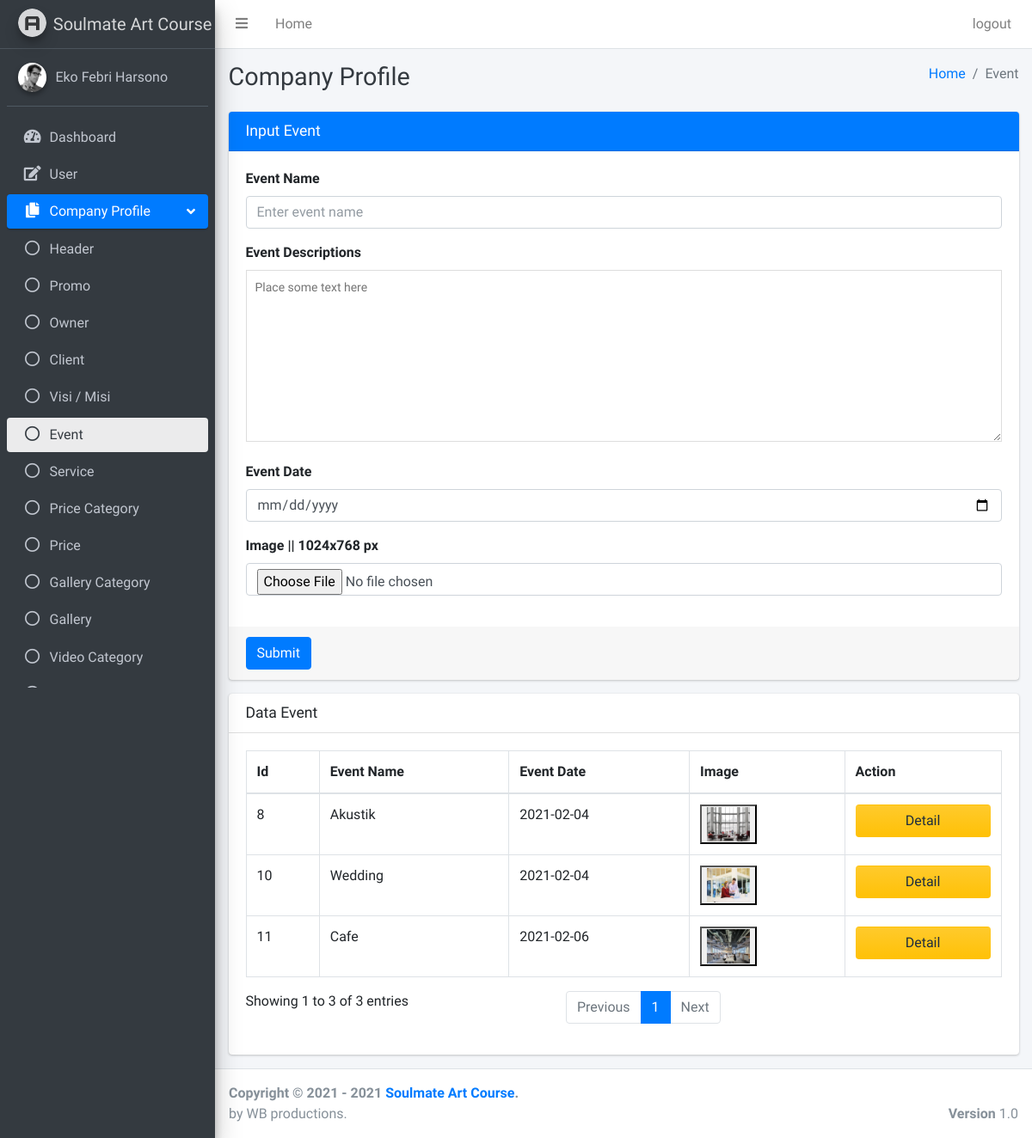
Page /pages/companyProfile/event.php (signed in) on the earlier database version.
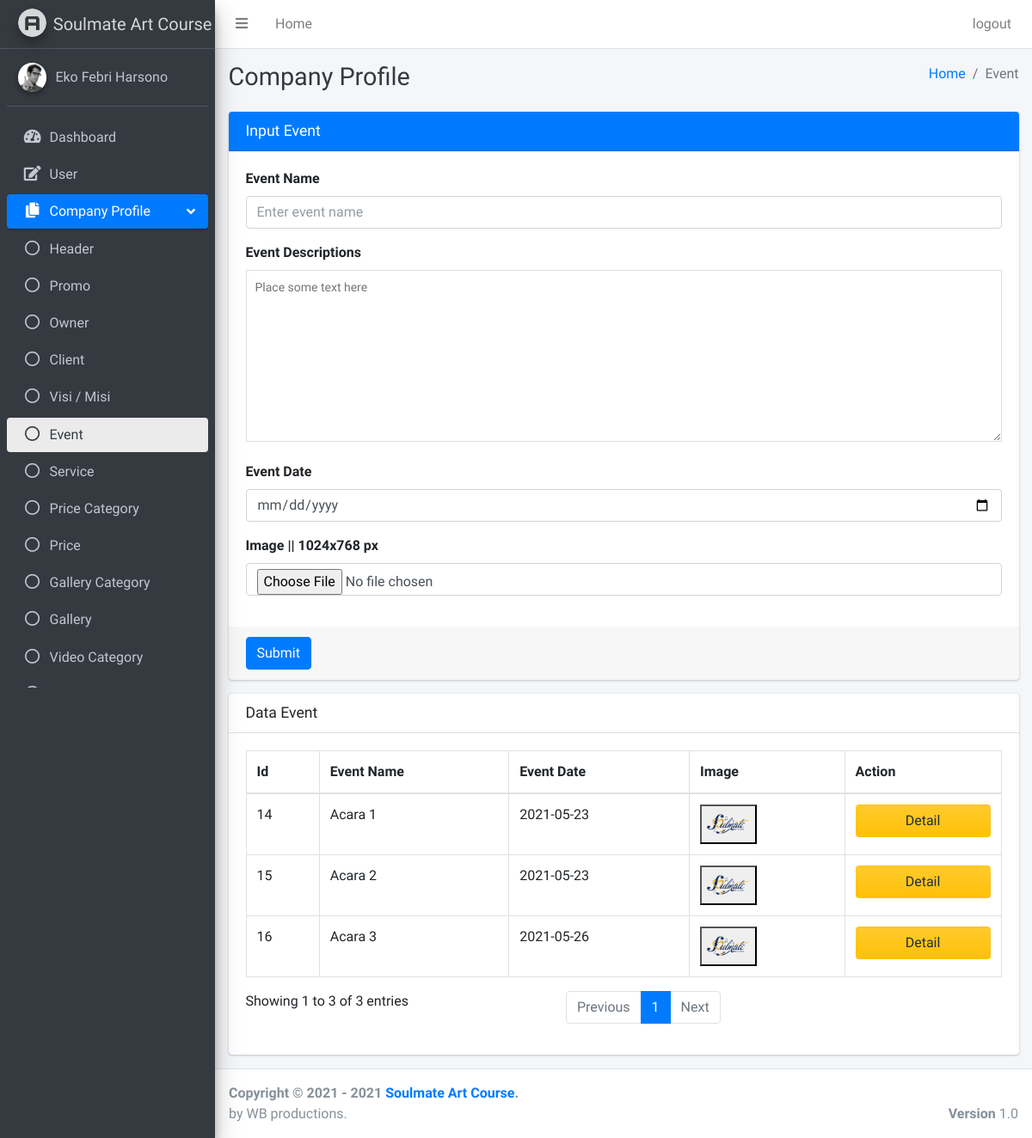
Same page on the later database version.
### tables this page shows
CREATE TABLE `event` (
  `id_event` int(11) NOT NULL,
  `event_name` varchar(50) NOT NULL,
  `event_descriptions` text NOT NULL,
  `date` date NOT NULL,
  `image` text NOT NULL
);

### pages/companyProfile/event.php (the view, shortened to what the changed rows need)
<?php
if ($_SESSION["id"] == null || $_SESSION["id"] == "") {
    header('Location: ../../login.php?status=4');
} else {
    $conn = OpenCon(); ?>
    <!DOCTYPE html>
    <html>
    <head>
        <link rel="stylesheet" href="../../plugins/fontawesome-free/css/all.min.css">
        <link rel="stylesheet" href="https://code.ionicframework.com/ionicons/2.0.1/css/ionicons.min.css">
        <link rel="stylesheet" href="../../plugins/sweetalert2-theme-bootstrap-4/bootstrap-4.min.css">
        <link rel="stylesheet" href="../../plugins/toastr/toastr.min.css">
        <link rel="stylesheet" href="../../dist/css/adminlte.min.css">
        <link rel="stylesheet" href="../../plugins/summernote/summernote-bs4.css">
    </head>
    <body class="hold-transition sidebar-mini layout-fixed">
        <div class="wrapper">
            <div class="content-wrapper">
                <div class="content-header">
                    <div class="container-fluid">
                        <div class="row mb-2">
                            <div class="col-sm-6">
                                <h1 class="m-0 text-dark">Company Profile</h1>
                            </div>
                        </div>
                    </div>
                </div>
                <section class="content">
                    <div class="container-fluid">
                        <div class="row">
                            <div class="col-md-12">
                                <div class="card">
                                    <div class="card-body">
                                        <?php
                                        $sql = "SELECT * FROM `event`";
                                        $res = mysqli_query($conn, $sql);
                                        ?>
                                        <table id="example2" class="table table-bordered table-hover">
                                            <thead>
                                                <tr>
                                                    <th>Id</th>
                                                    <th>Event Name</th>
                                                    <th>Event Date</th>
                                                    <th>Image</th>
                                                    <th>Action</th>
                                                </tr>
                                            </thead>
                                            <tbody>
                                                <?php while ($row = mysqli_fetch_array($res)) { ?>
                                                    <tr>
                                                        <td><?php echo $row['id_event']; ?></td>
                                                        <td><?php echo $row['event_name']; ?></td>
                                                        <td><?php echo $row['date']; ?></td>
                                                        <td>
                                                            <button data-toggle="modal" data-target="#a<?php echo $row['id_event']; ?>">
                                                                <img style="width:50px;height:40px;" src="<?php echo $row['image']; ?>" alt="">
                                                            </button>
                                                        </td>
                                                        <td>
                                                            <button class="btn btn-block bg-gradient-warning" name="detail" data-toggle="modal" data-target="#b<?php echo $row['id_event']; ?>">Detail</button>
                                                        </td>
                                                    </tr>
                                                <?php } ?>
                                            </tbody>
                                        </table>
                                    </div>
                                </div>
                            </div>
                        </div>
                </section>
            </div>
        </div>
    </body>
    </html>
<?php } ?>

Differences in the rows shown:
removed event: id_event "8", event_name "Akustik", date "2021-02-04", image (picture)
removed event: id_event "10", event_name "Wedding", date "2021-02-04", image (picture)
removed event: id_event "11", event_name "Cafe", date "2021-02-06", image (picture)
added event: id_event "14", event_name "Acara 1", date "2021-05-23", image (placeholder picture)
added event: id_event "15", event_name "Acara 2", date "2021-05-23", image (placeholder picture)
added event: id_event "16", event_name "Acara 3", date "2021-05-26", image (placeholder picture)
